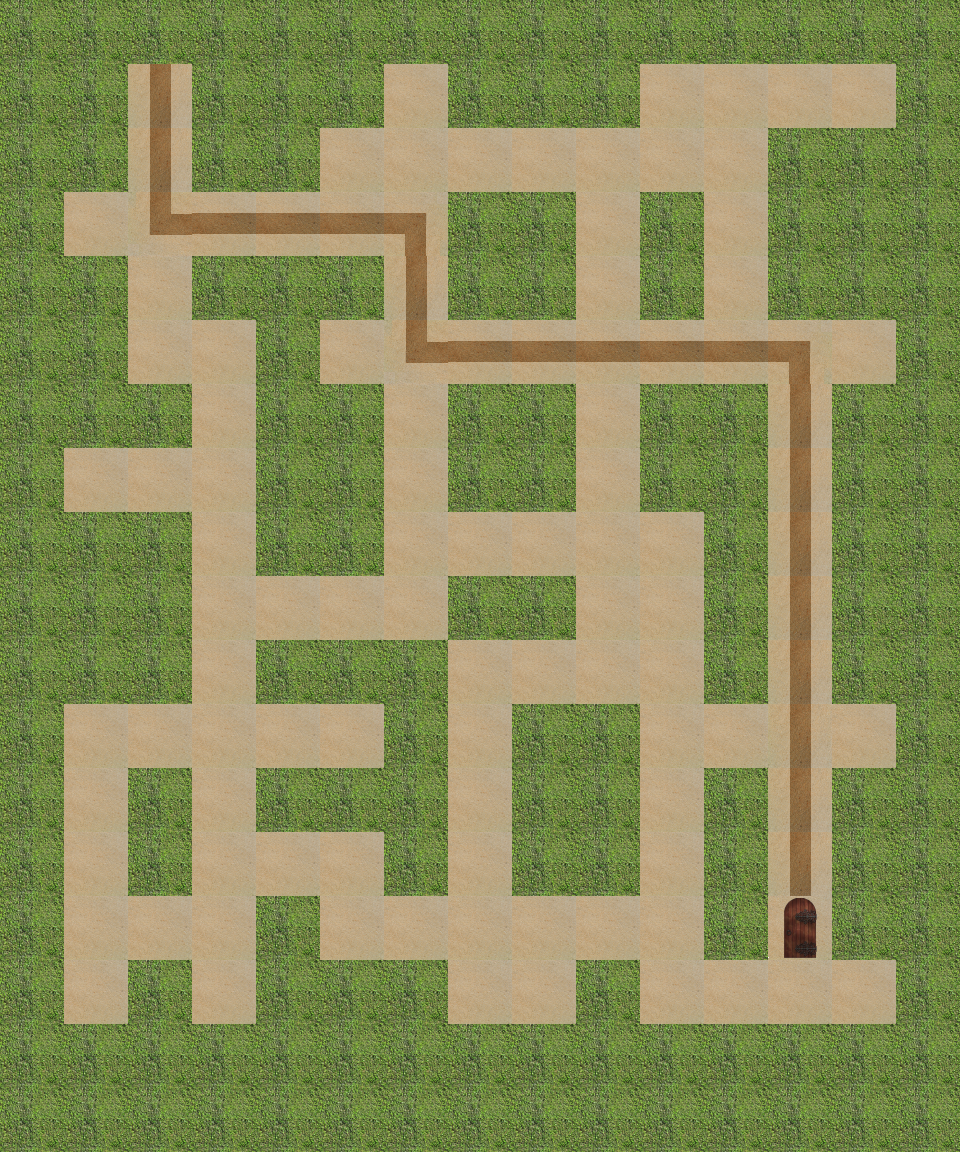

A level layout from a 2D game, rendered from its tile map. Below: a short description, then the map file with tile-grid data replaced by summaries:
An orthogonal 15x18 tile map with 64x64 px tiles, 4 tile layers (path, wall, hint, end), 1 hidden layer not drawn.

<map version="1.0" orientation="orthogonal" renderorder="right-down" width="15" height="18" tilewidth="64" tileheight="64">
 <properties>
  <property name="bestTimePossible" value="7.32" />
  <property name="viewSize" value="5" />
 </properties>
 <tileset firstgid="1" name="sandbush" tilewidth="64" tileheight="64">
  <image source="sandbush.png" width="256" height="192" />
 </tileset>
 <layer name="path" width="15" height="18">
  <data>[270 cells, 107 non-empty, 1 distinct tile ids]</data>
 </layer>
 <layer name="wall" width="15" height="18">
  <data>[270 cells, 163 non-empty, 1 distinct tile ids]</data>
 </layer>
 <layer name="hint" width="15" height="18">
  <data>[270 cells, 23 non-empty, 4 distinct tile ids]</data>
 </layer>
 <layer name="start" width="15" height="18" visible="0">
  <data>[270 cells, 1 non-empty, 1 distinct tile ids]</data>
 </layer>
 <layer name="end" width="15" height="18">
  <data>[270 cells, 1 non-empty, 1 distinct tile ids]</data>
 </layer>
</map>
